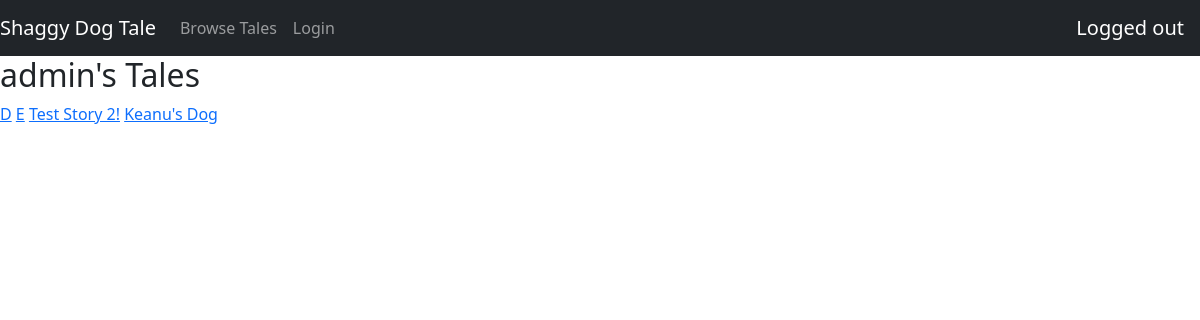
/shaggydogtale/contributed/1, run on an earlier commit of the app's database.
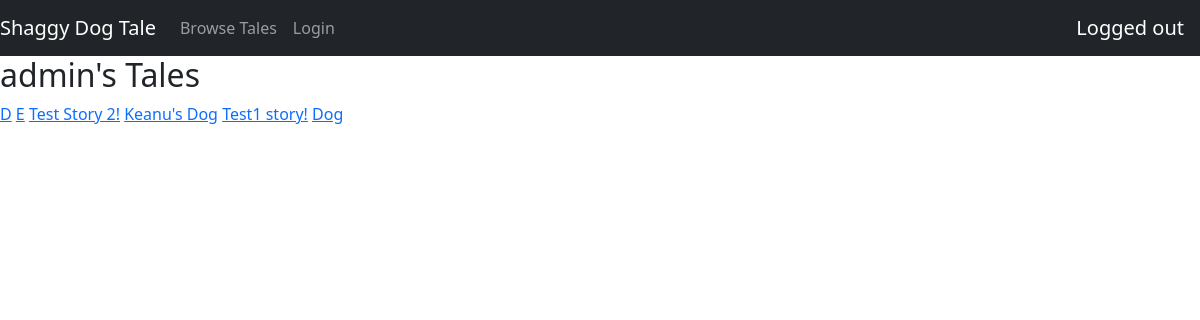
And on a later commit of the database.
### shaggydogtale/models.py (models this page shows, shortened)
class Contribution(models.Model):
    user = models.ForeignKey(User, related_name='contributions', on_delete=models.CASCADE)
    story = models.ForeignKey(Story, related_name='contributions', on_delete=models.CASCADE)
    section = models.CharField(max_length=1) # b = beginning, m = middle, e = end

class Story(models.Model):
    title = models.CharField(max_length=100)
    beginning = models.TextField(max_length=2000)
    middle = models.TextField(max_length=2000)
    end = models.TextField(max_length=2000)

### shaggydogtale/views.py (the view)
# urls.py: path('contributed', views.Contributed, name="contributed"),
def Contributed(request, user_id=None):
    title = None
    if user_id == None:
        contributions = Contribution.objects.filter(user = request.user)
        title = 'Your Tales'
    else:
        user = User.objects.get(id=user_id)
        contributions = Contribution.objects.filter(user = user)
        title = f'{user.username}\'s Tales'
    context = {
        'title': title,
        'contributions': contributions
    }
    return render(request, 'shaggydogtale/contributed.html', context)

### shaggydogtale/templates/shaggydogtale/contributed.html
{% extends 'shaggydogtale/base.html' %}
{% block body %}
<h2>{{title}}</h2>
    {% for contribution in contributions %}
        <a href="{% url 'shaggydogtale:view' contribution.story.id %}">{{contribution.story.title}}</a>
    {% endfor %}
{% endblock body %}

What changed in the data, as far as the page shows it:
added Contribution: story "Test1 story!"
added Contribution: story "Dog"
